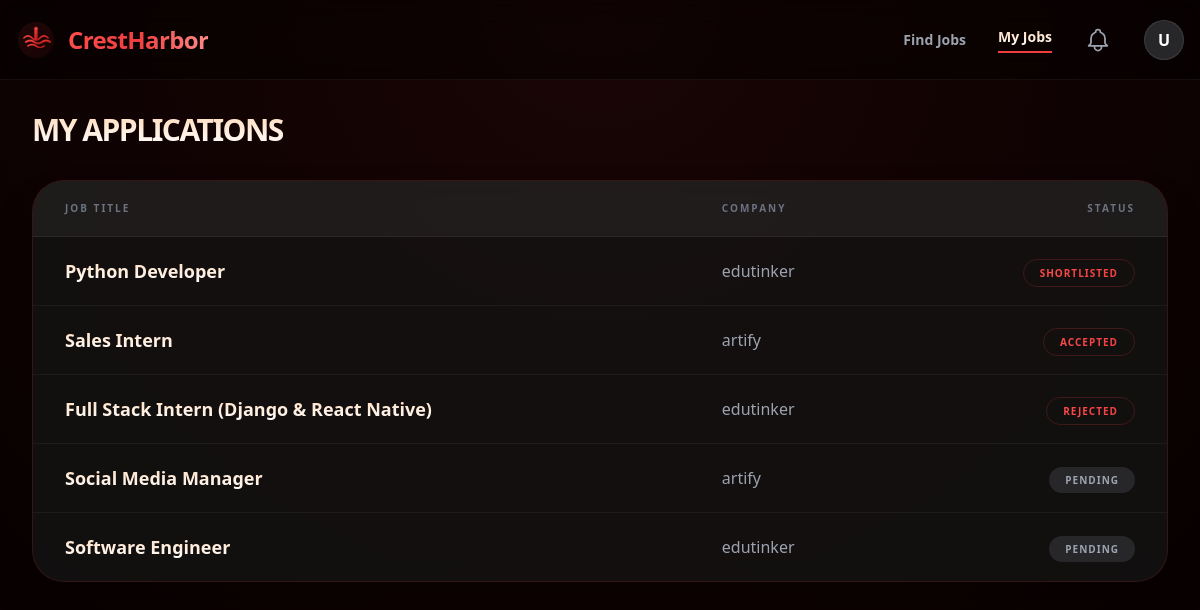
The app's page /my-jobs/ (signed in) with its own data.
### jobs/models.py (models this page shows, shortened)
class User(AbstractUser):
    is_seeker = models.BooleanField(default=False)
    is_employer = models.BooleanField(default=False)

class Application(models.Model):
    job = models.ForeignKey(Job, on_delete=models.CASCADE, related_name='applications')
    applicant = models.ForeignKey(settings.AUTH_USER_MODEL, on_delete=models.CASCADE)
    resume = models.FileField(upload_to='resumes/')
    cover_letter = models.TextField()
    status = models.CharField(max_length=20, default='Pending')
    applied_at = models.DateTimeField(auto_now_add=True)

class Job(models.Model):
    company = models.ForeignKey(Company, on_delete=models.CASCADE, related_name='jobs')
    title = models.CharField(max_length=255)
    description = models.TextField()
    location = models.CharField(max_length=100)
    category = models.CharField(max_length=50, choices=CATEGORY_CHOICES, default='Tech')
    location_type = models.CharField(max_length=20, choices=LOCATION_TYPE_CHOICES, default='On-site')
    work_type = models.CharField(max_length=20, choices=WORK_TYPE_CHOICES, default='Full-time')
    salary_range = models.CharField(max_length=100, help_text="e.g. $100k - $120k")
    created_at = models.DateTimeField(auto_now_add=True)

class Company(models.Model):
    user = models.OneToOneField(settings.AUTH_USER_MODEL, on_delete=models.CASCADE, related_name='employer_profile')
    name = models.CharField(max_length=200)
    description = models.TextField()
    website = models.URLField()

### jobs/views.py (the view)
# urls.py: path('my-jobs/', views.MyJobsView.as_view(), name='my-jobs'),
class MyJobsView(LoginRequiredMixin, ListView):
    model = Application
    template_name = 'jobs/my_jobs.html'
    context_object_name = 'applications'
    def get_queryset(self):
        return Application.objects.filter(applicant=self.request.user)

### jobs/templates/jobs/my_jobs.html
{% extends 'jobs/base.html' %}
{% block content %}
<h1 class="text-3xl font-bold mb-8 uppercase tracking-tighter">
    <span class="peach-white-text">My Applications</span>
</h1>
<div class="bg-matte-card rounded-[2rem] overflow-hidden shadow-2xl">
    <table class="w-full text-left">
        <thead class="bg-white/5 border-b border-white/5 text-[10px] font-black text-gray-500 uppercase tracking-[0.2em]">
            <tr>
                <th class="px-8 py-5">Job Title</th>
                <th class="px-8 py-5">Company</th>
                <th class="px-8 py-5 text-right">Status</th>
            </tr>
        </thead>
        <tbody class="divide-y divide-white/5">
            {% for app in applications %}
            <tr class="hover:bg-white/5 transition">
                <td class="px-8 py-5 font-bold text-lg">
                    <span class="peach-white-text">{{ app.job.title }}</span>
                </td>
                <td class="px-8 py-5 text-gray-400 font-medium">
                    {{ app.job.company.name }}
                </td>
                <td class="px-8 py-5 text-right">
                    <span class="px-4 py-1.5 rounded-full text-[10px] font-black uppercase tracking-widest
                        {% if app.status == 'Pending' %}bg-zinc-800 text-gray-400
                        {% else %}bg-primary-red/20 crest-red-text border border-red-500/20{% endif %}">
                        {{ app.status }}
                    </span>
                </td>
            </tr>
            {% endfor %}
        </tbody>
    </table>
</div>
{% endblock %}

### jobs/templates/jobs/base.html (shortened to what this page needs)
<!DOCTYPE html>
<html lang="en">
<head>
    <script src="https://cdn.tailwindcss.com"></script>
    {% load static %}
</head>
<body>
<nav class="bg-black/40 backdrop-blur-md border-b border-white/5 sticky top-0 z-50 h-20 flex items-center">
    <div class="max-w-7xl mx-auto px-4 flex justify-between w-full items-center">
        <a href="/" class="flex items-center gap-3 group">
            <img src="{% static 'images/logo.png' %}" alt="Logo" class="w-10 h-10 object-contain group-hover:rotate-12 transition-transform duration-300">
            <span class="text-2xl font-bold tracking-tight bg-gradient-to-r from-[#ff4d4d] via-[#f03e3e] to-[#ff8a8a] bg-clip-text text-transparent">
            </span>
        </a>
        <div class="flex items-center gap-8 h-full">
            <div class="hidden md:flex space-x-8 text-gray-400 font-bold text-sm h-full items-center">
                <a href="{% url 'job-list' %}" class="hover:peach-white-text transition {% if '/find-jobs/' in request.path %}peach-white-text border-b-2 border-[#f03e3e] pb-1{% endif %}">Find Jobs</a>
                {% if user.is_authenticated %}
                    {% if user.is_seeker %}
                        <a href="{% url 'my-jobs' %}" class="hover:peach-white-text transition {% if '/my-jobs/' in request.path %}peach-white-text border-b-2 border-[#f03e3e] pb-1{% endif %}">My Jobs</a>
                    {% elif user.is_employer %}
                        <a href="{% url 'employer-dashboard' %}" class="hover:peach-white-text transition {% if '/employer/' in request.path %}peach-white-text border-b-2 border-[#f03e3e] pb-1{% endif %}">Dashboard</a>
                    {% endif %}
                {% endif %}
            </div>
            {% if user.is_authenticated %}
                <a href="{% url 'notifications' %}" class="relative text-gray-400 hover:peach-white-text transition">
                </a>
                <div class="group relative py-4">
                    <div class="w-10 h-10 bg-zinc-800 text-white rounded-full flex items-center justify-center font-bold border border-white/10 cursor-pointer hover:border-[#f03e3e] transition">
                        {{ user.username|first|upper }}
                    </div>
                </div>
            {% else %}
                <a href="{% url 'login' %}" class="text-white font-bold text-sm hover:text-[#f03e3e] transition">Sign in</a>
                <a href="{% url 'employer-signup' %}" class="bg-[#f03e3e] text-white px-6 py-2.5 rounded-full text-sm font-bold transition hover:bg-[#ff4d4d]">Post a Job</a>
            {% endif %}
        </div>
    </div>
</nav>
    <main class="max-w-7xl mx-auto py-8 px-4 sm:px-6 lg:px-8">
        {% block content %}{% endblock %}
    </main>
</body>
</html>

### jobs/templates/jobs/base.html (style rules this page uses)
body { font-family: 'Segoe UI', Tahoma, Geneva, Verdana, sans-serif; background: radial-gradient(circle at top, #1a0505 0%, #050000 100%); background-attachment: fixed; color: #ffffff; }
.peach-white-text { background: linear-gradient(180deg, #FFDAB9 0%, #FFFFFF 100%); -webkit-background-clip: text; -webkit-text-fill-color: transparent; display: inline-block; }
.crest-red-text { background: linear-gradient(90deg, #ff4d4d 0%, #f03e3e 100%); -webkit-background-clip: text; -webkit-text-fill-color: transparent; }
.bg-matte-card { background-color: rgba(22, 22, 22, 0.7); border: 1px solid rgba(240, 62, 62, 0.15); backdrop-filter: blur(12px); }

### records on screen
User: username|first "U"
Application: job "Python Developer", job.company.name "edutinker", status "SHORTLISTED"
Application: job "Sales Intern", job.company.name "artify", status "ACCEPTED"
Application: job "Full Stack Intern (Django & React Native)", job.company.name "edutinker", status "REJECTED"
Application: job "Social Media Manager", job.company.name "artify", status "PENDING"
Application: job "Software Engineer", job.company.name "edutinker", status "PENDING"
